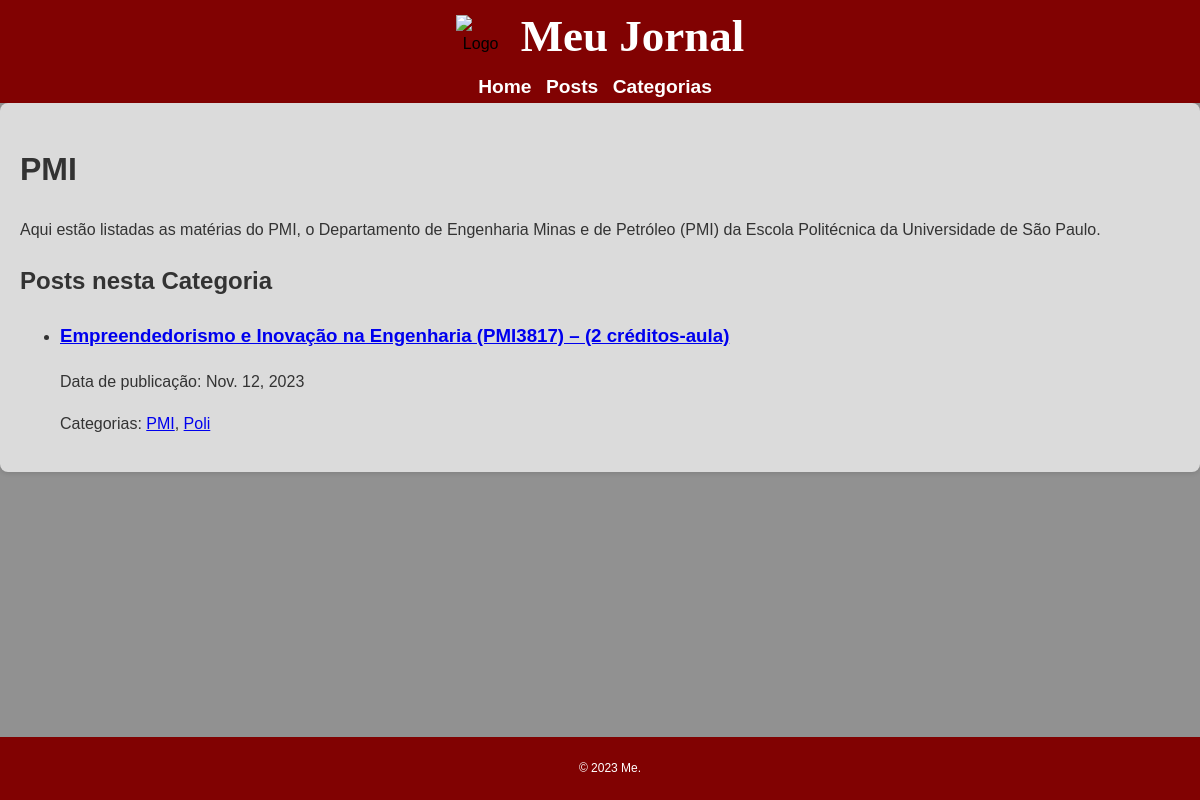
Before: /categories/1/ with the older database file.
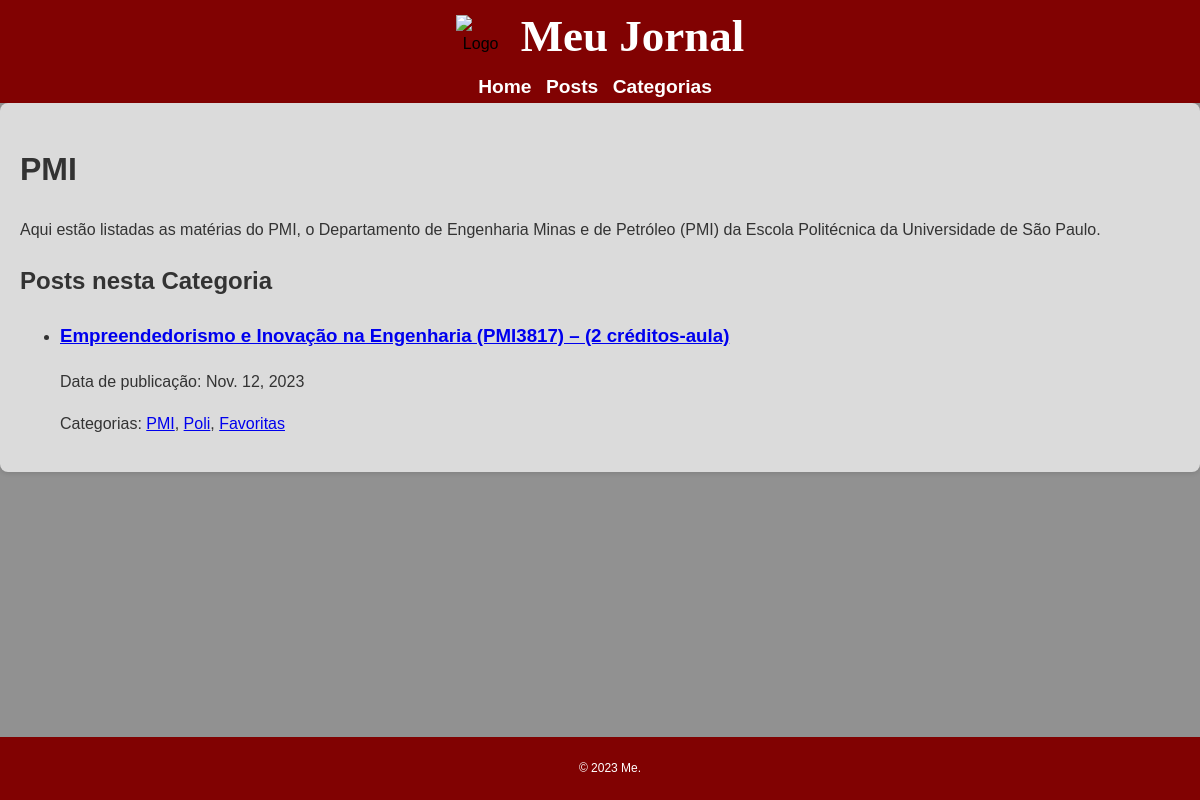
After: the same page with the newer database file.
### noticias/models.py (models this page shows, shortened)
class Post(models.Model):
    title = models.CharField(max_length=200)
    content = models.TextField()
    image = models.URLField(default='https://www.google.com/url?sa=i&url=https%3A%2F%2Fpt.m.wikipedia.org%2Fwiki%2FFicheiro%3AFlag_Blank.svg&psig=AOvVaw1M3X9dn1LhG_izFTfw8zX4&ust=1699909154871000&source=images&cd=vfe&opi=89978449&ved=0CBIQjRxqFwoTCIiszp6tv4IDFQAAAAAdAAAAABAQ')
    published_date = models.DateTimeField(default=timezone.now)
    categories = models.ManyToManyField(Category)

class Category(models.Model):
    name = models.CharField(max_length=100)
    description = models.TextField()

### noticias/views.py (the view)
# urls.py: path('categories/<int:pk>/', CategoryDetailView.as_view(), name='category_detail'),
class CategoryDetailView(ListView):
    model = Post
    template_name = 'noticias/category_detail.html'
    context_object_name = 'posts'
    def get_queryset(self):
        category = get_object_or_404(Category, pk=self.kwargs['pk'])
        return Post.objects.filter(categories__in=[category])
    def get_context_data(self, **kwargs):
        context = super().get_context_data(**kwargs)
        context['category'] = get_object_or_404(Category, pk=self.kwargs['pk'])
        return context

### noticias/templates/noticias/category_detail.html (shortened to what this page needs)
{% extends 'noticias/base.html' %}
{% block content %}
    <h1>{{ category.name }}</h1>
    <p>{{ category.description }}</p>
    <h2>Posts nesta Categoria</h2>
    {% if posts %}
        <ul>
            {% for post in posts %}
                <li>
                    <h3><a href="{% url 'post_detail' pk=post.pk %}">{{ post.title }}</a></h3>
                    {% with formatted_date=post.published_date|date %}
                        <p>Data de publicação: {{ formatted_date }}</p>
                    {% endwith %}
                    <p>Categorias: {% for category in post.categories.all %}<a href="{% url 'category_detail' pk=category.pk %}">{{ category.name }}</a>{% if not forloop.last %}, {% endif %}{% endfor %}</p>
                </li>
            {% endfor %}
        </ul>
    {% else %}
        <p>Nenhum post nesta categoria.</p>
    {% endif %}
{% endblock %}

Changed rows visible on the page:
shown differently, row unchanged: Category "Poli": now shows ","
added Category: name "Favoritas"
